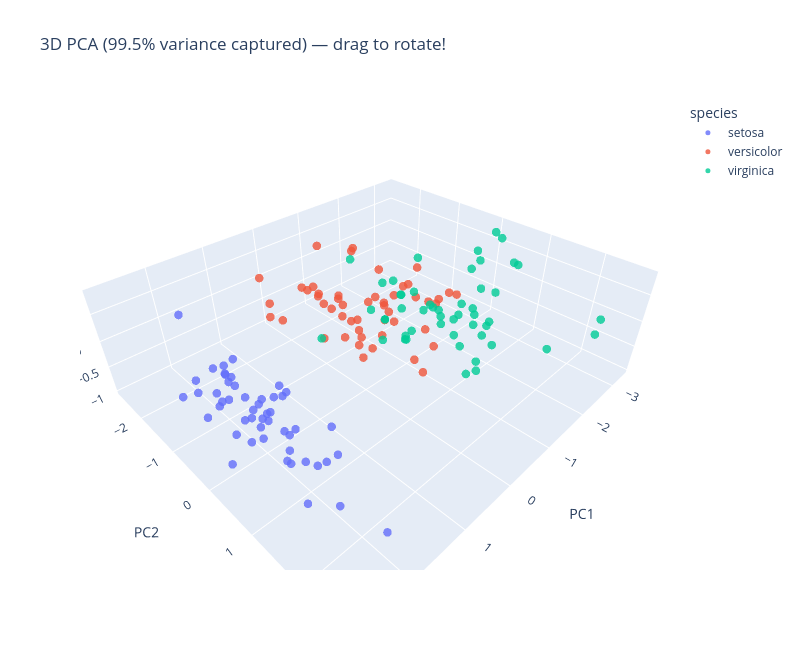

Notebook source saved alongside this figure:
### Markdown cell above
---

## Step 9: 3D View — Because Plotly Can

Let's use 3 PCs for a 3D view. Drag to rotate!

### Code cell
# 3D PCA projection
X_pca_3d = X_std @ eigenvectors[:, :3]

pca3d_df = pd.DataFrame({
    'PC1': X_pca_3d[:, 0],
    'PC2': X_pca_3d[:, 1],
    'PC3': X_pca_3d[:, 2],
    'species': [target_names[i] for i in y]
})

fig = px.scatter_3d(
    pca3d_df, x='PC1', y='PC2', z='PC3', color='species',
    title=f'3D PCA ({cumulative_var[2]:.1f}% variance captured) — drag to rotate!',
    height=650, width=800,
    opacity=0.8
)
fig.update_traces(marker=dict(size=5))
fig.show()
